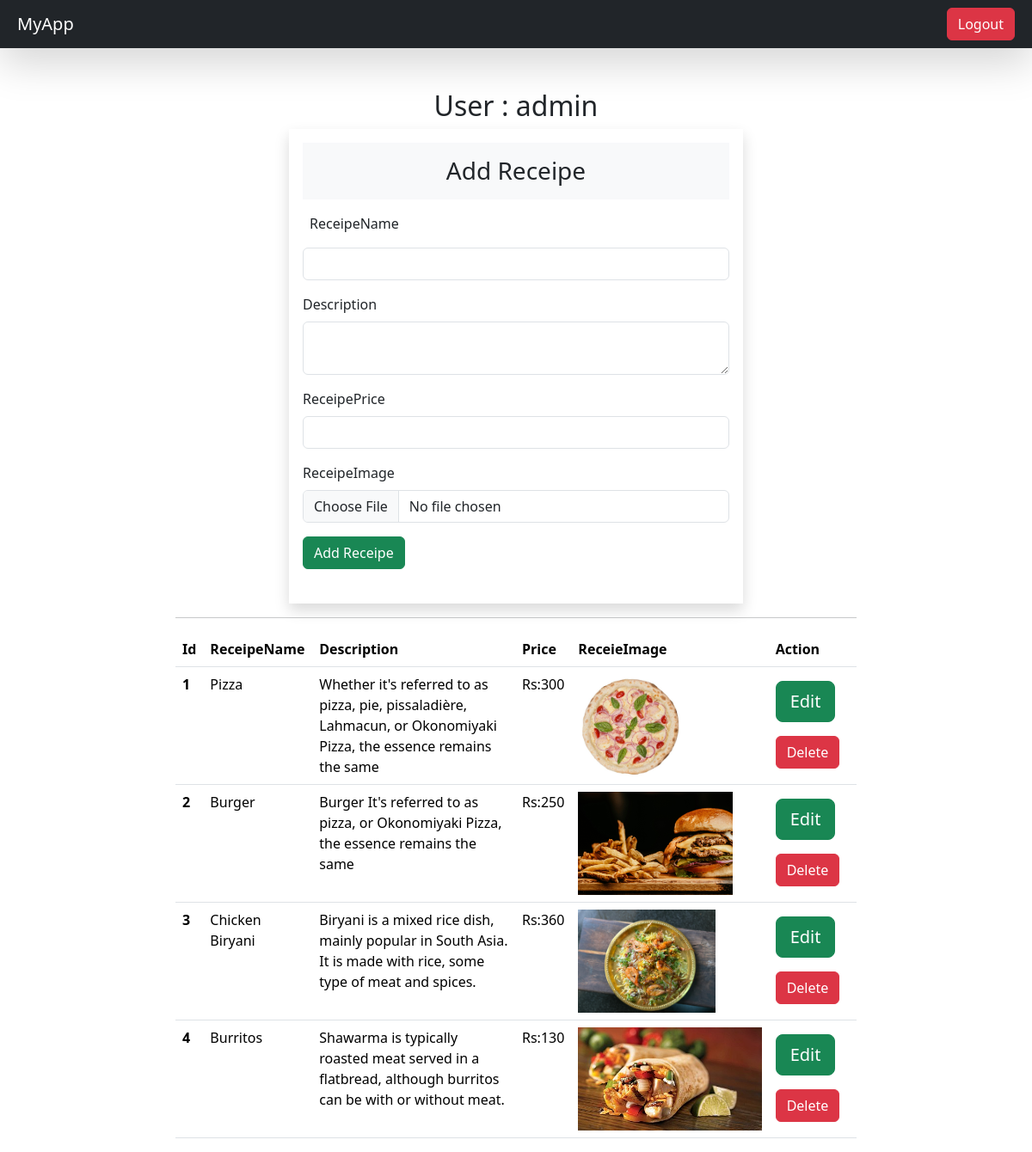
The page /receipe/ (signed in) on the database its author committed.
### receipevege/models.py (models this page shows)
class Receipe(models.Model):
    user = models.ForeignKey(User, on_delete=models.SET_NULL, null = True, blank=True)
    re_name = models.CharField(max_length=100)
    re_description = models.TextField(max_length=1000)
    re_price = models.IntegerField()
    re_images = models.ImageField(upload_to='receipe')

### receipevege/views.py (the view)
# urls.py: path('receipe/', views.receipAddeMethod, name='ADD_DATA-RECEIPE'),
@login_required(login_url='/')       #This is Use Only Authenticated User not To Other
def receipAddeMethod(request):
    if request.method == 'POST':
        data = request.POST
        name = data.get('re_name')
        des = data.get('re_description')
        price = data.get('re_price')
        img = request.FILES.get('re_images')
        user = Receipe(re_name=name,re_description= des,re_price=price, re_images=img)
        user.save()
        data = Receipe()
    else:
        data = Receipe()
    quryset = Receipe.objects.all()
    return render(request,'receipevege/receipe.html',{'form':data,'qdata':quryset})

### receipevege/templates/receipevege/receipe.html (shortened to what this page needs)
{% extends "receipevege/base.html" %}
{% block content %}
    <div class="container-fulid mt-5 ">
         <div class="row">
            <div class="col-sm-8 offset-2">
                <h2 class="text-center">User : {{ request.user }} </h2>
                <form action="#" method="POST" enctype="multipart/form-data" class="shadow p-3 col-8 m-auto shadow">
                  <h3 class="p-2 text-center bg-light p-3">Add Receipe</h3>
                    <div class="mb-3">
                        <label for="receipename" class="form-label p-2">ReceipeName</label>
                        <input type="text"  name="re_name" class="form-control" required id="receipename">
                    </div>
                    <div class="mb-3">
                        <label for="description" class="form-label">Description</label>
                        <textarea type="text" name="re_description" id="description" required class="form-control"></textarea>
                    </div>
                    <div class="mb-3">
                      <label for="receiprice" class="form-label">ReceipePrice</label>
                      <input type="number"  name="re_price" class="form-control" required id="receiprice">
                    </div>
                    <div class="mb-3">
                      <label for="receimage" class="form-label">ReceipeImage</label>
                      <input type="file"  name="re_images" class="form-control" required id="receimage">
                    </div>
                    <button type="submit" class="btn btn-success mb-4">Add Receipe</button>
                </form>
                  <hr>
                <table class="table">
                    <thead>
                        <tr>
                            <th scope="col"> Id </th>
                            <th scope="col">ReceipeName</th>
                            <th scope="col">Description</th>
                            <th scope="col">Price</th>
                            <th scope="col">ReceieImage</th>
                            <th scope="col">Action</th>
                        </tr>
                    </thead>
                    <tbody>
                      {% for data in qdata %}
                        <tr>
                            <th scope="row"> {{forloop.counter}} </th>
                            <td> {{data.re_name}} </td>
                            <td>{{ data.re_description }}</td>
                            <td>Rs:{{ data.re_price }}</td>
                            <td><img src="/media/{{ data.re_images }} " alt="NoImaage" style="height:120px"></td>
                            <td>
                              <a href="{% url "UpdateData" data.id %}" class="btn btn-success btn-lg mt-2">Edit</a>
                              <a href="{% url "DeleteReceipe" data.id %}" class="btn btn-danger mt-3">Delete</a>
                            </td>
                        </tr>
                      {% endfor %}
                    </tbody>
                </table>
            </div>
        </div>
    </div>
{% endblock  %}

### receipevege/templates/receipevege/base.html (shortened to what this page needs)
<!doctype html>
<html lang="en">
    <head>
        <link href="https://cdn.jsdelivr.net/npm/bootstrap@5.3.3/dist/css/bootstrap.min.css" rel="stylesheet">
   </head>
  <body>
    <nav class="navbar p-2 shadow-lg bg-dark ">
      <div class="container-fluid">
        <a class="navbar-brand text-white icon-link icon-link-hover link-info link-underline-success link-underline-opacity-25">MyApp</a>
        <form class="d-flex" role="search">
          {% if request.user.is_authenticated %}
            <a href="{% url "LogoutPage" %}" class="btn btn-danger text-white" type="submit">Logout</a>
          {% else %}
            <a href="{% url "LoginPage" %}" class="btn btn-danger text-white" type="submit">Login</a>
          {% endif %}
        </form>
      </div>
    </nav>
        {% block content %}{% endblock  %}
  </body>
</html>

### rows shown on the page
Receipe: re_name "Pizza", re_description "Whether it's referred to as pizza, pie, pissaladière, Lahmacun, or Okonomiyaki Pizza, the essence remains the same", re_price "300", re_images (picture)
Receipe: re_name "Burger", re_description "Burger It's referred to as pizza, or Okonomiyaki Pizza, the essence remains the same", re_price "250", re_images (picture)
Receipe: re_name "Chicken Biryani", re_description "Biryani is a mixed rice dish, mainly popular in South Asia. It is made with rice, some type of meat and spices.", re_price "360", re_images (picture)
Receipe: re_name "Burritos", re_description "Shawarma is typically roasted meat served in a flatbread, although burritos can be with or without meat.", re_price "130", re_images (picture)

### other values the page prints
{{ request.user }} "admin"
